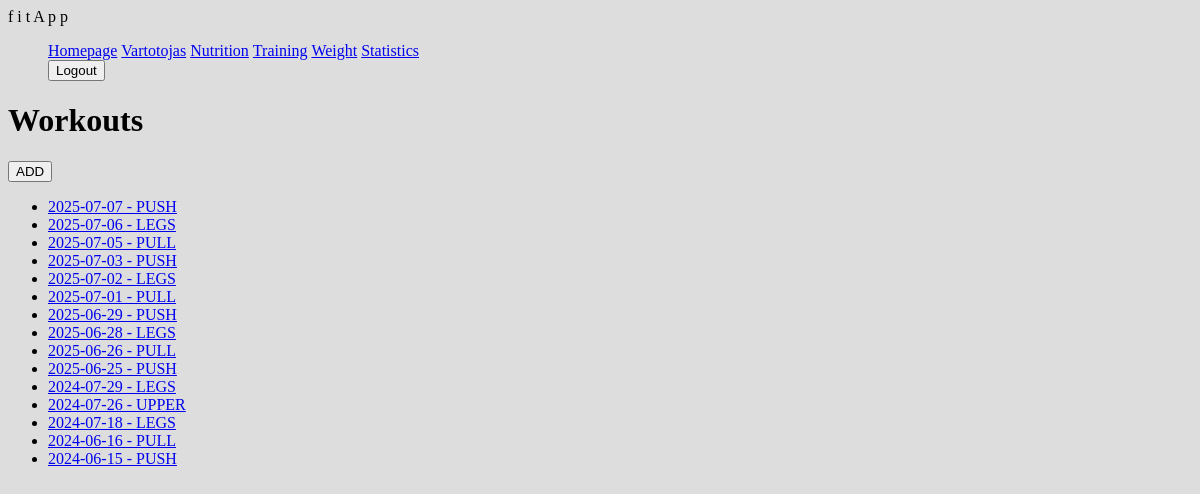
Before: /fitness/workouts/ (signed in) with the older database file.
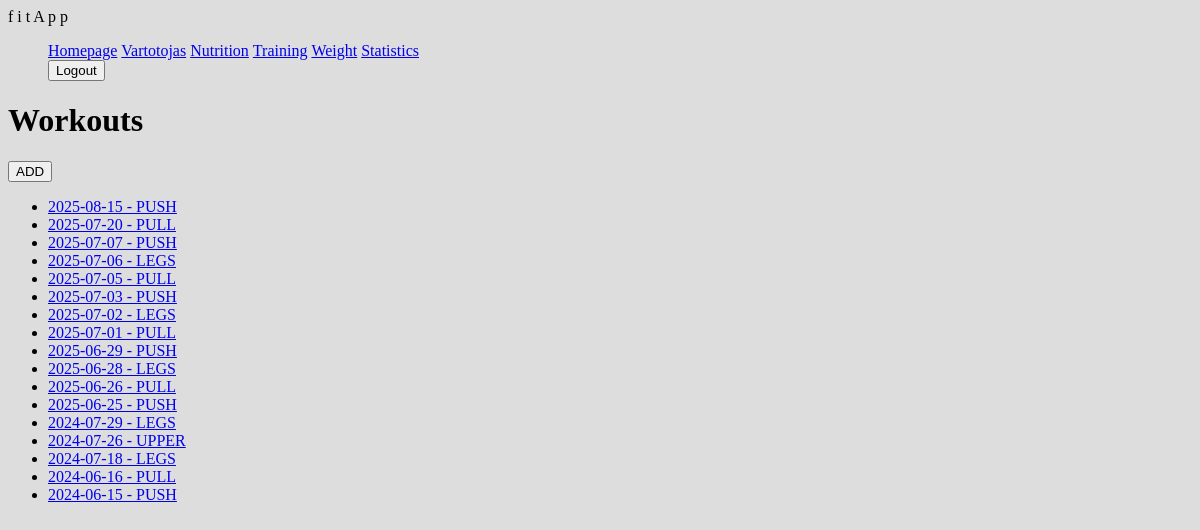
After: the same page with the newer database file.
### fitness/models.py (models this page shows)
class Workout(models.Model):
    date = models.DateField('Date', default=date.today)
    athlete = models.ForeignKey(User, on_delete=models.SET_NULL, null=True, blank=True)
    duration = models.DurationField(null=True, blank=True)
    type = models.ForeignKey(WorkoutType, on_delete=models.SET_NULL, null=True, blank=True)
    def __str__(self):
        return f"{self.date} - {self.type}"

class WorkoutType(models.Model):
    name = models.CharField('Name', max_length=20)
    description = models.CharField('Workout type', null=True, blank=True, max_length=300)
    def __str__(self):
        return self.name

### fitness/views.py (the view)
# urls.py: path('workouts/', views.WorkoutListView.as_view(), name='workouts'),
class WorkoutListView(LoginRequiredMixin, ListView):
    model = Workout
    template_name = 'workouts.html'
    def get_queryset(self):
        return Workout.objects.filter(athlete=self.request.user).order_by('-date')

### templates/workouts.html
{% extends "base.html" %}
{% block content %}
    <h1>Workouts</h1>
     <a href="{% url 'workout-add' %}"><button>ADD</button></a>
    {% if workout_list %}
    <ul>
        {% for workout in workout_list %}
            <li id="days">
            <a  href="{% url 'workout-details' workout.pk %}">{{ workout|stringformat:'s' }} </a>
            </li>
        {% endfor %}
    </ul>
    {% else %}
      <p>You have not recorded your training yet.</p>
    {% endif %}
{% endblock %}

### templates/base.html (shortened to what this page needs)
<!DOCTYPE html>
<html>
<head>
  {% load static %}
  <link rel="stylesheet" href="{% static 'css/styles.css' %}">
</head>
<body>
 <nav class="navbar" >
  <div class="container-fluid">
    <a class="navbar-brand">f i t A p p</a>
    <ul class="navbar-nav mx-2">
      <li class="nav-item active"><a class="nav-link" href="{% url 'index' %}">Homepage</a></li>
      {% if user.is_authenticated %}
          <li class="nav-item">
              <a class="nav-link" href="{% url 'profile' %}">{{ user.get_username }}</a>
          </li>
          <li class="nav-item active"><a class="nav-link" href="{% url 'nutrition' %}">Nutrition</a></li>
          <li class="nav-item active"><a class="nav-link" href="{% url 'workouts' %}">Training</a></li>
          <li class="nav-item active"><a class="nav-link" href="{% url 'weighting' %}">Weight</a></li>
          <li class="nav-item active"><a class="nav-link" href="{% url 'chart-view' %}">Statistics</a></li>
          <li class="nav-item">
            <form method="post" action="{% url 'logout' %}">
                <button type="submit" id="destroy">Logout</button>
            </form>
          </li>
      {% else %}
        <li class="nav-item"><a class="nav-link" href="{% url 'login'%}">Login</a></li>
        <li class="nav-item"><a class="nav-link" href="{% url 'register'%}">Sign up</a></li>
      {% endif %}
    </ul>
  </div>
 </nav>
 <div class="col-sm-10 ">
      {% block content %}
      {% endblock %}
 </div>
</body>
</html>

### fitness/static/css/styles.css (style rules this page uses)
body { background: #dddddd; }
li.nav-item { display: inline; }

Changed rows visible on the page:
added Workout: date+type "2025-08-15 - PUSH"
added Workout: date+type "2025-07-20 - PULL"
